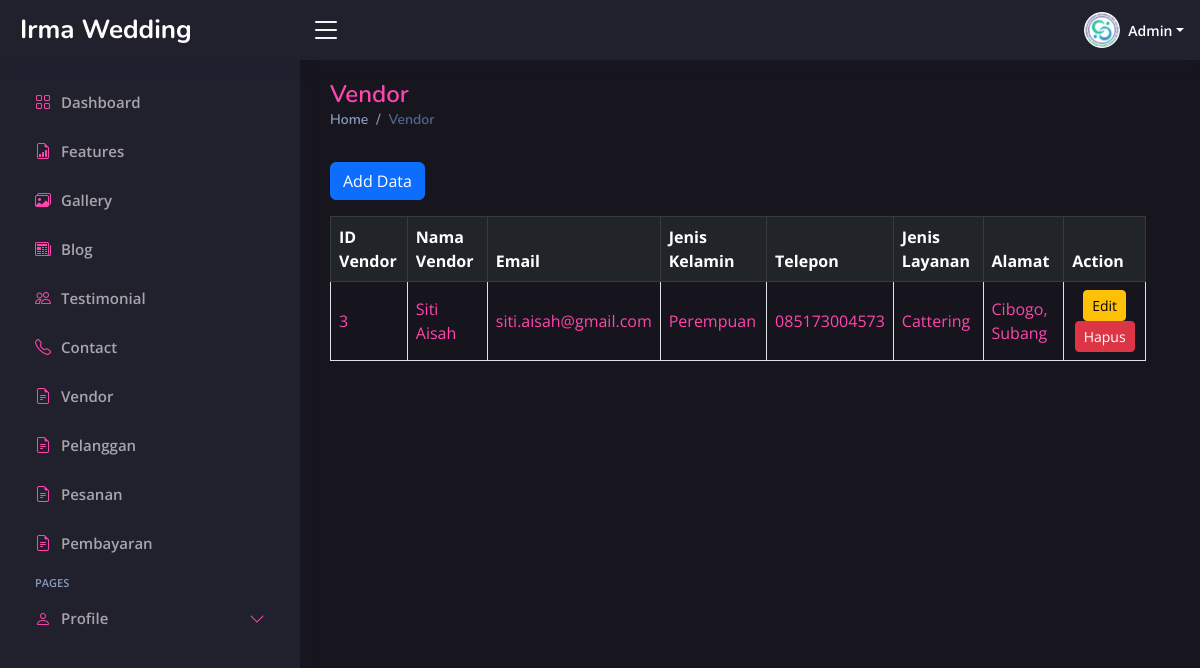
The app's page /admin/index.php?page=vendor (signed in) with its own data.
### tables this page shows
CREATE TABLE `tb_vendor` (
  `id_vendor` int(11) NOT NULL,
  `nama` varchar(100) NOT NULL,
  `email` varchar(100) NOT NULL,
  `jenis_kelamin` enum('Laki-Laki','Perempuan') NOT NULL,
  `telepon` varchar(25) DEFAULT NULL,
  `jenis_layanan` enum('Cattering','Dekorasi','Hiburan','Makeup') NOT NULL,
  `alamat` text DEFAULT NULL
);

### admin/page/vendor.php (the view, shortened to what this page needs)
<div class="pagetitle">
    <h1>Vendor</h1>
    <nav>
        <ol class="breadcrumb">
            <li class="breadcrumb-item"><a href="index.php?page=dashboard">Home</a></li>
            <li class="breadcrumb-item active">Vendor</li>
        </ol>
    </nav>
</div>
<section class="section dashboard">
<a href="index.php?page=add-vendor" class="btn btn-primary my-3">Add Data</a>
<div class="row" data-masonry='{"percentPosition": true }'>
    <div class="row">
        <?php
        $query = "SELECT * FROM tb_vendor";
        $result = mysqli_query($koneksi, $query);
        ?>
        <div class="table-responsive">
            <table class="table table-bordered table-striped table-hover align-middle">
                <thead class="table-dark">
                    <tr>
                        <th>ID Vendor</th>
                        <th>Nama Vendor</th>
                        <th>Email</th>
                        <th>Jenis Kelamin</th>
                        <th>Telepon</th>
                        <th>Jenis Layanan</th>
                        <th>Alamat</th>
                        <th>Action</th>
                    </tr>
                </thead>
                <tbody>
                    <?php while ($row = mysqli_fetch_assoc($result)): ?>
                        <tr class="custom-text-color">
                            <td><?php echo $row['id_vendor']; ?></td>
                            <td><?php echo $row['nama']; ?></td>
                            <td><?php echo $row['email']; ?></td>
                            <td><?php echo $row['jenis_kelamin']; ?></td>
                            <td><?php echo $row['telepon']; ?></td>
                            <td><?php echo $row['jenis_layanan']; ?></td>
                            <td><?php echo $row['alamat']; ?></td>
                            <td class="text-center">
                                <a href="index.php?page=edit-vendor&id=<?php echo $row['id_vendor']; ?>" class="btn btn-warning btn-sm">Edit</a>
                                <a href="../action.php?act=delete-vendor&id=<?php echo $row['id_vendor']; ?>" class="btn btn-danger btn-sm" onclick="return confirm('Are you sure you want to delete this vendor?');">Hapus</a>
                            </td>
                        </tr>
                    <?php endwhile; ?>
                </tbody>
            </table>
        </div>
    </div>
</section>

### admin/assets/css/style.css (style rules this page uses)
:root { scroll-behavior: smooth; --main-color: rgba(254, 70, 174, 1); --main-color-hover: rgba(250, 89, 180, 1); --second-color: rgba(33, 32, 45, 1); --main-font-color: rgba(255, 255, 255, 1); --second-font-color: rgba(255, 255, 255, 0.6); }
section { visibility: hidden; opacity: 0; transition: visibility 0s, opacity 0.5s ease-in-out; }
body { font-family: "Open Sans", sans-serif; background: rgba(23, 22, 31, 1); color: var(--main-font-color); color: rgb(206, 205, 219); }
a { color: var(--main-color); text-decoration: none; }
h1, h2, h3, h4, h5, h6 { font-family: "Nunito", sans-serif; }
.pagetitle { margin-bottom: 10px; }
.pagetitle h1 { font-size: 24px; margin-bottom: 0; font-weight: 600; color: var(--main-color); }
.breadcrumb { font-size: 14px; font-family: "Nunito", sans-serif; color: #899bbd; font-weight: 600; }
.breadcrumb a { color: #899bbd; transition: 0.3s; }
.breadcrumb .breadcrumb-item::before { color: #899bbd; }
.breadcrumb .active { color: #51678f; font-weight: 600; }

### admin/page/vendor.php (style rules this page uses)
.custom-text-color td { color: rgba(254, 70, 174, 1) !important; }

### records on screen
tb_vendor: id_vendor "3", nama "Siti Aisah", email "siti.aisah@gmail.com", jenis_kelamin "Perempuan", telepon "085173004573", jenis_layanan "Cattering", alamat "Cibogo, Subang"

### other values on screen
$role "Admin"
$menu['text'] "Features"
$menu['text'] "Gallery"
$menu['text'] "Blog"
$menu['text'] "Testimonial"
$menu['text'] "Contact"
$menu['text'] "Vendor"
$menu['text'] "Pelanggan"
$menu['text'] "Pesanan"
$menu['text'] "Pembayaran"
